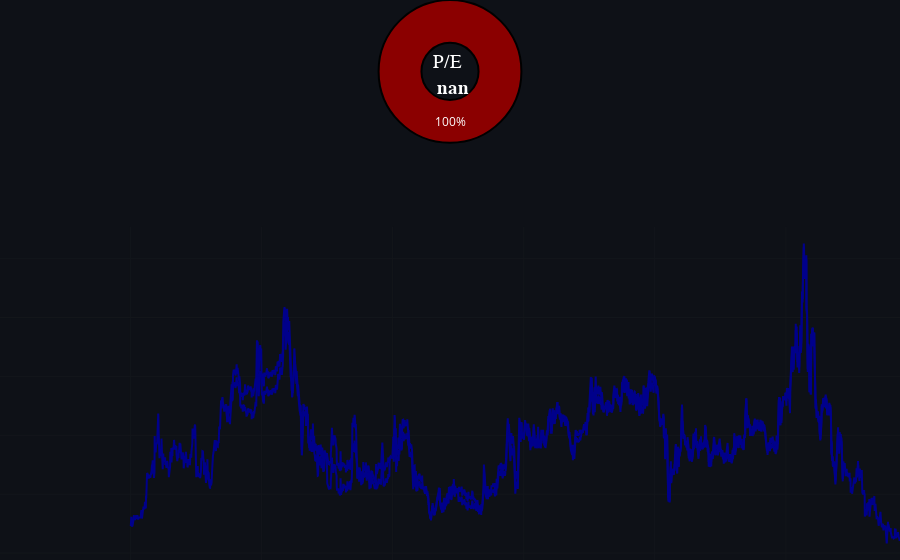

Notebook code cell kept with this figure:
### Code cell
labels = ["Price per Share", "Earnings per Share"]
values = [round(newest_price.mean(),2), round(newest_profitpershare.mean(),2)]

# Create subplots: use 'domain' type for Pie subplot
fig = pls.make_subplots(rows=2, cols=1, specs=[[{'type':'domain'}],[{'type':'xy'}]], row_width=[0.7, 0.3])
fig.add_trace(go.Pie(labels=labels, values=values, title=f"P/E <br> <b>{pe}</b>", 
                     title_font=dict(size=20, color = "white", family='Arial, sans-serif'),
                     hole=.4, hoverinfo="label+value+name",
                     marker=dict(colors=['darkred', 'red'], line=dict(color='#000000', width=2))), 
                row=1, col=1) 


fig.add_trace(go.Line(
    x = pe_df['date'],
    y = pe_df['pe'],
    marker=dict(color='darkblue'),
    name="Net Income"
), row=2, col=1)

fig.update_layout(
    title_text="",
    showlegend=False,
    margin={"r": 0, "t": 0, "l": 0, "b": 0}, plot_bgcolor='#0e1117', paper_bgcolor='#0e1117', autosize = True)
fig.show()

### Figure 1 — Plotly figure (JSON) as saved in the notebook; plotly's stock layout.template omitted (floating-point values rounded to 4 significant figures; data arrays with more than 128 entries replaced by an {"elided": "..."} marker saying what was removed)
{"data": [{"domain": {"x": [0, 1], "y": [0.745, 1]}, "hole": 0.4, "hoverinfo": "label+value+name", "labels": ["Price per Share", "Earnings per Share"], "marker": {"colors": ["darkred", "red"], "line": {"color": "#000000", "width": 2}}, "title": {"font": {"color": "white", "family": "Arial, sans-serif", "size": 20}, "text": "P/E <br> <b>nan</b>"}, "type": "pie", "values": [7.84, null]}, {"marker": {"color": "darkblue"}, "name": "Net Income", "type": "scatter", "x": {"elided": "6208 str values"}, "xaxis": "x", "y": {"elided": "6208 float values"}, "yaxis": "y"}], "layout": {"autosize": true, "margin": {"b": 0, "l": 0, "r": 0, "t": 0}, "paper_bgcolor": "#0e1117", "plot_bgcolor": "#0e1117", "showlegend": false, "title": {"text": ""}, "xaxis": {"anchor": "y", "domain": [0, 1]}, "yaxis": {"anchor": "x", "domain": [0, 0.595]}}}
